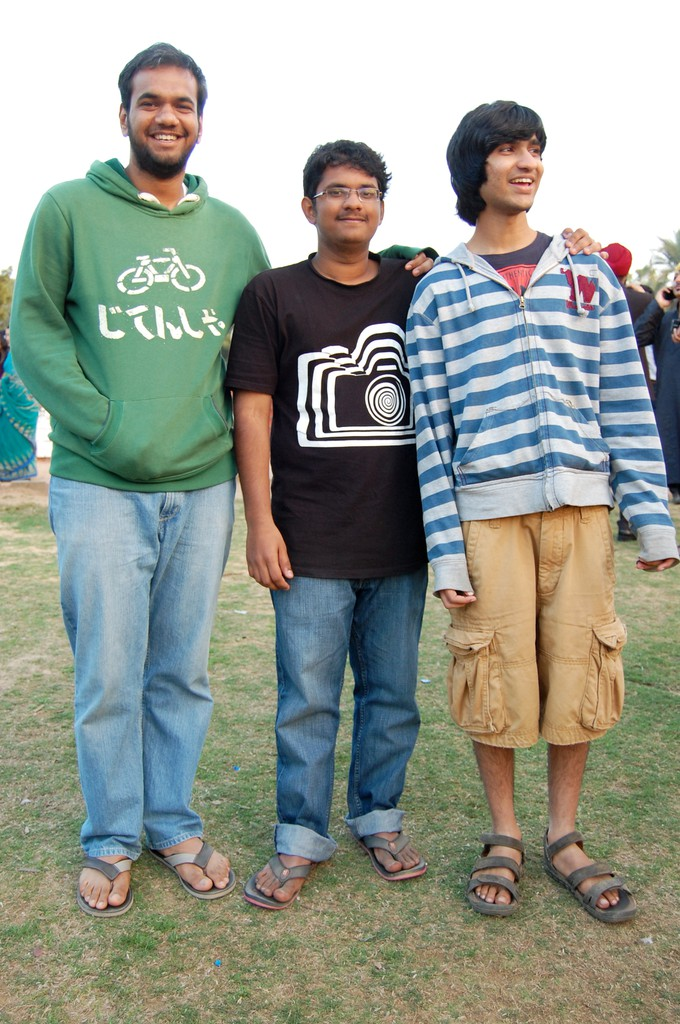
#> input picture test.JPG, 680 x 1024 px, found by its file name
$ python autocorrect2.py
#> lines starting #> are read from the running program, lines starting #| are printed output that depends on the picture
import cv2
import cv2.cv as cv
import numpy as np
from matplotlib import pyplot as plt

#capture = cv.CaptureFromCAM(0)
img = cv2.imread('test.jpg',1)
#> img is the input picture: shape (1024, 680, 3); mean B, G, R 144.3, 154, 147.9

height,width,depth = img.shape
#> height = 1024; width = 680; depth = 3
size = height,width,3
#> size = (1024, 680, 3)
channels = np.zeros(size , np.uint8)


cv2.imshow("test.jpg",img)
hist = cv2.calcHist([img],[2],None,[256],[0,256])
#> hist = 256 values, max 120426 at index 255, min 321 at index 243, mean 2720

#convert img to YCR_CB
img2 = cv2.cvtColor(img,cv2.COLOR_BGR2YCR_CB)
#> img2: shape (1024, 680, 3); mean of channels 0, 1, 2 151.1, 125.7, 124.2

#split image to Y, CR, CB
channels = cv2.split(img2)

#histogram equalization to Y-MATRIX
cv2.equalizeHist(channels[0],channels[0])

#merge this matrix to reconstruct our colored image
cv2.merge(channels,img2)

#convert this output image to rgb
rgb = cv2.cvtColor(img2,cv2.COLOR_YCR_CB2BGR)
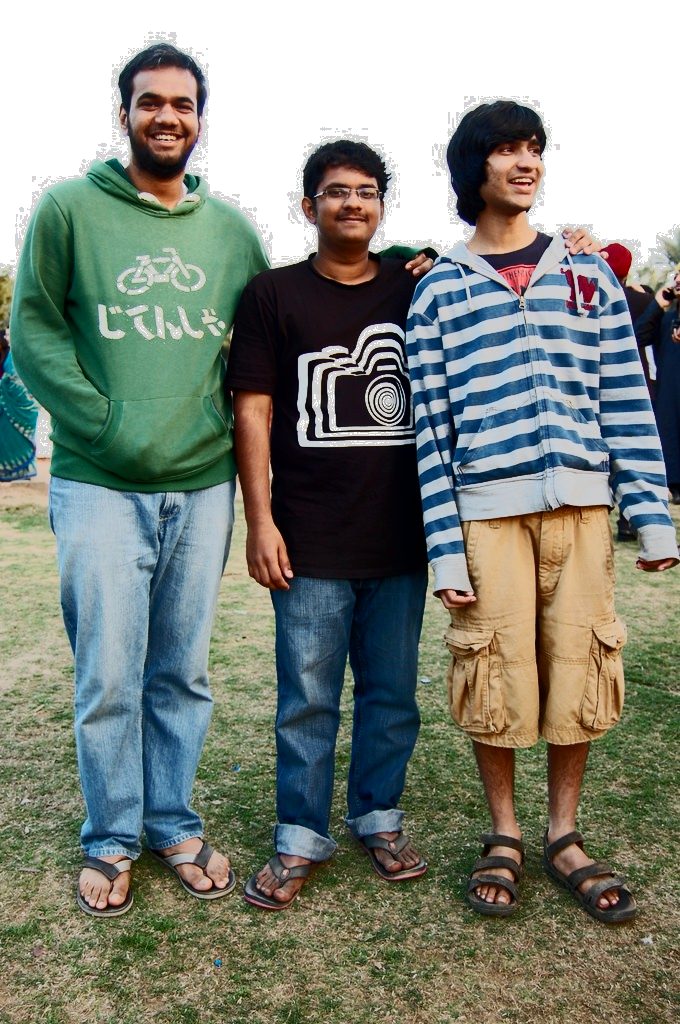
#> rgb: shape (1024, 680, 3); mean B, G, R 124.9, 134.6, 128.8
#> img2: shape (1024, 680, 3); mean of channels 0, 1, 2 131.7, 125.7, 124.2
hist2 = cv2.calcHist([rgb],[2],None,[256],[0,256])
#> hist2 = 256 values, max 115151 at index 255, min 3 at index 253, mean 2720
plt.plot(hist)
plt.plot(hist2)
plt.show()
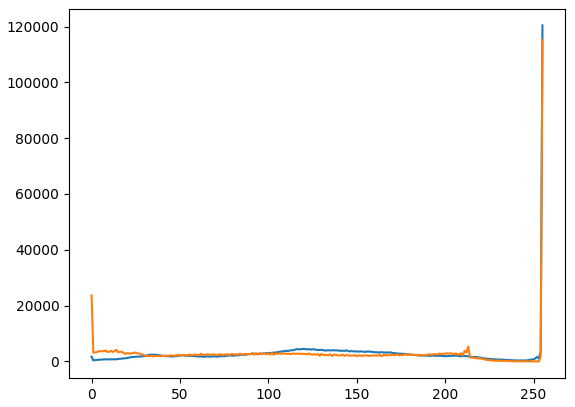
#> figure drawn by matplotlib, 1 panel; curve peaks at x = 255, y = 120426; curve peaks at x = 255, y = 115151
